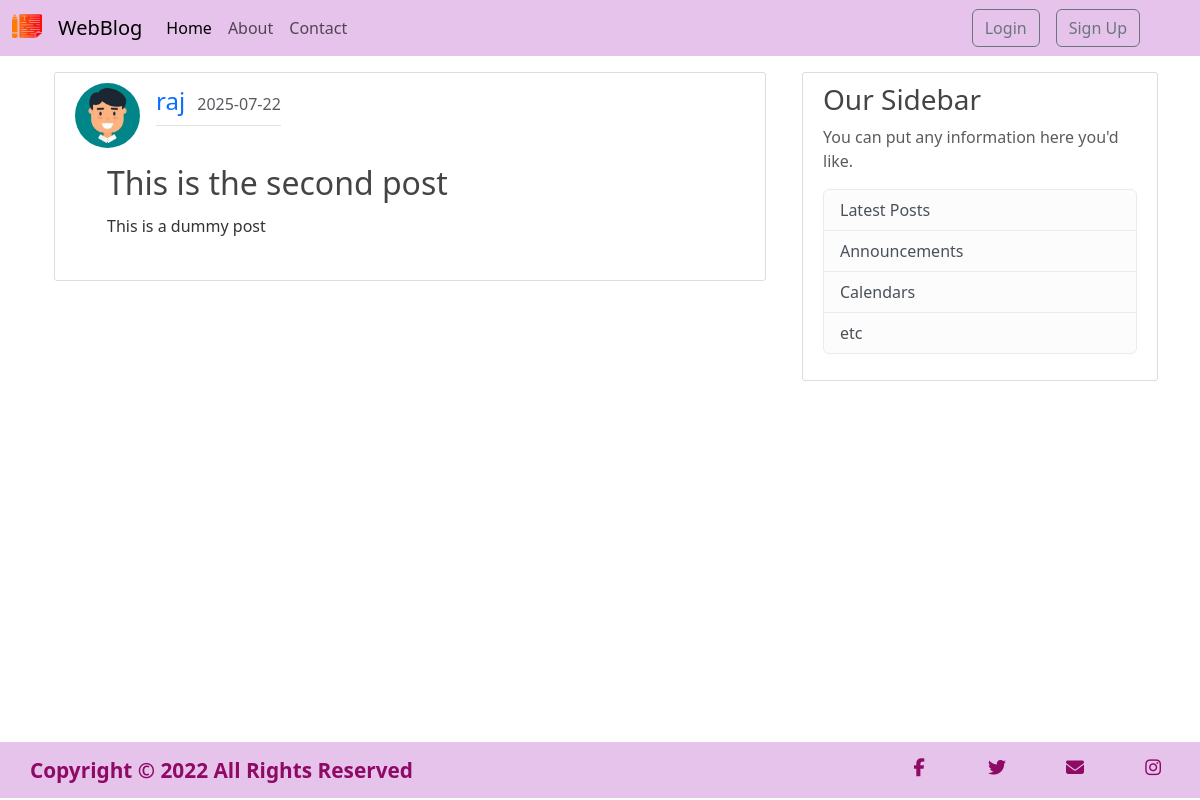
The page /posts/2 on the database its author committed.
### flask_blog/models.py (models this page shows, shortened)
class User(db.Model,UserMixin):
    id = db.Column(db.Integer(),primary_key = True)
    username = db.Column(db.String(20), unique = True, nullable = False)
    email = db.Column(db.String(120), unique = True, nullable = False)
    image_file = db.Column(db.String(20),default = 'default.jpg', nullable = False)
    password = db.Column(db.String(60),nullable = False)
    posts = db.relationship('Posts',backref = 'author',lazy = True)

class Posts(db.Model):
    id = db.Column(db.Integer(),primary_key = True)
    title = db.Column(db.String(120), nullable = False)
    content = db.Column(db.Text,nullable = False)
    date_posted = db.Column(db.DateTime,nullable = False,default = datetime.datetime.utcnow)
    user_id = db.Column(db.Integer(),db.ForeignKey('user.id'),nullable = True)

### flask_blog/posts/routes.py (the view)
@posts.route("/posts/<int:post_id>")
def post(post_id):
    post = Posts.query.get_or_404(post_id)
    return render_template("post.html",post = post)

### flask_blog/templates/post.html (shortened to what this page needs)
{% extends "layout.html" %}
{% block content %}
<article class="media content-section">
    <div class="heading">
        <img class="rounded-circle article-img"
            src="{{ url_for( 'static' , filename = 'profile_pics/' + post.author.image_file )}}">
        <div class="media-body">
            <div class="article-metadata">
                <a class="mr-2" href="{{ url_for('users.user_post',username = post.author.username) }}">{{
                    post.author.username }}</a>
                <small class="text-muted">{{ post.date_posted.strftime('%Y-%m-%d') }}</small>
            </div>
        </div>
    </div>
    <div class="body m-3">
        <h2 class="article-title">{{ post.title }}</h2>
        <p class="article-content">{{ post.content }}</p>
    </div>
</article>
{% endblock content %}

### flask_blog/static/css/main.css (style rules this page uses)
body { color: #333333; }
h1, h2, h3, h4, h5, h6 { color: #444444; }
.content-section { background: #ffffff; padding: 10px 20px; border: 1px solid #dddddd; border-radius: 3px; margin-bottom: 20px; }
.article-title { color: #444444; }
.article-content { margin-top: 12px; }
.article-img { height: 65px; width: 65px; margin-right: 16px; }
.article-metadata { padding-bottom: 6px; margin-bottom: 4px; border-bottom: 1px solid #e3e3e3; }
.article-metadata a { text-decoration: none; font-size: 1.5rem; margin-right: 8px; }
.article-metadata small { font-size: 1rem; }
.content-section .heading { display: flex; flex-wrap: wrap; }
.content-section .body { word-wrap: break-word; box-sizing: border-box; width: 100%; padding: 0 1rem; }
.media { display: flex; flex-wrap: wrap; flex-direction: column; }

### rows shown on the page
User: image_file (placeholder picture), author.username "raj"
Posts: date_posted "2025-07-22", title "This is the second post", content "This is a dummy post"
